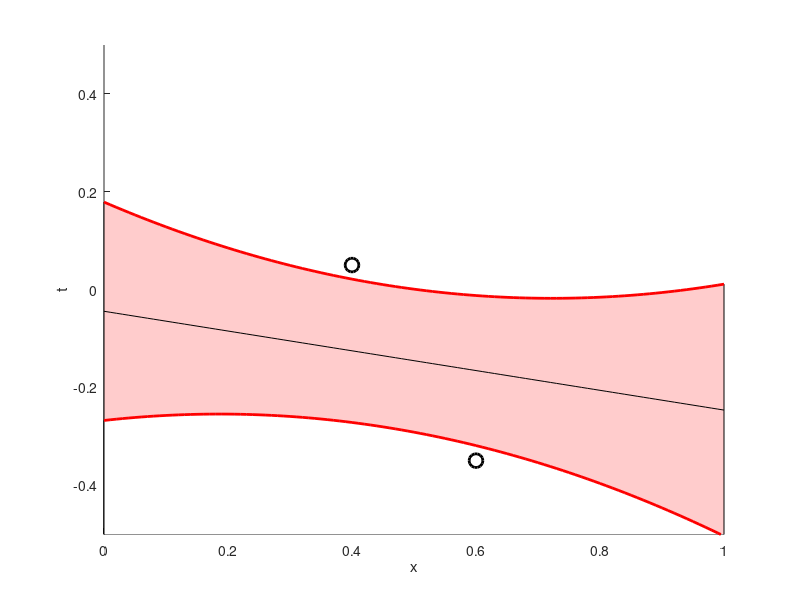

Here is the MATLAB script that generated this plot: (Note: this script raises an error after producing the figure.)
%
% plots a function + std
%

x = [0:0.01:1];
% bogus data, function + std, just for illustration!!
% you should use your own data, functions + std!!!
Xn = [0.4 ; 0.6];
Tn = [0.05; -0.35];
mx = -(59.*x)./292 - 13./292;
sx = x.*((55.*x)./146 - 25./146) - (25.*x)./146 + 163./730;


%
%
%
figure(111)
axis([0 1 -0.5 0.5]);
xlabel('x');
ylabel('t');
hold on
% first the m(x)+/-s(x) areas (no line)
area(x,(mx+sx), 'FaceColor', [1.0, 0.8, 0.8], 'BaseValue',-1.5);  % pinkish
area(x,(mx-sx), 'FaceColor', [1.0, 1.0, 1.0], 'BaseValue',-1.5);  % white
% the lines for the predictive mean m(x) and variance s(x) around it
plot(x,(mx+sx),'r', 'LineWidth',2);     % red
plot(x,mx,'k');                         % black
plot(x,(mx-sx),'r', 'LineWidth',2);     % red
% circle the datapoints
plot(Xn,Tn,'o','MarkerEdgeColor','k','LineWidth',2, 'MarkerSize',10);

%
%
disp('press any key');
pause;
% 
% five made-up functions, again only for illustration for the second matlab plot!!!
% you should generate your own functions !!
for i=1:5
    %a = randn(2,1);
    w = mvnrnd (mn, Sn);
    y = w(1,1) + w(1,2)*x; % these are not the function that you need!
    plot(x,y,'b','LineWidth',1.5); 
end;
%
%
disp('press key to close figure');
pause;
% 
close(111);